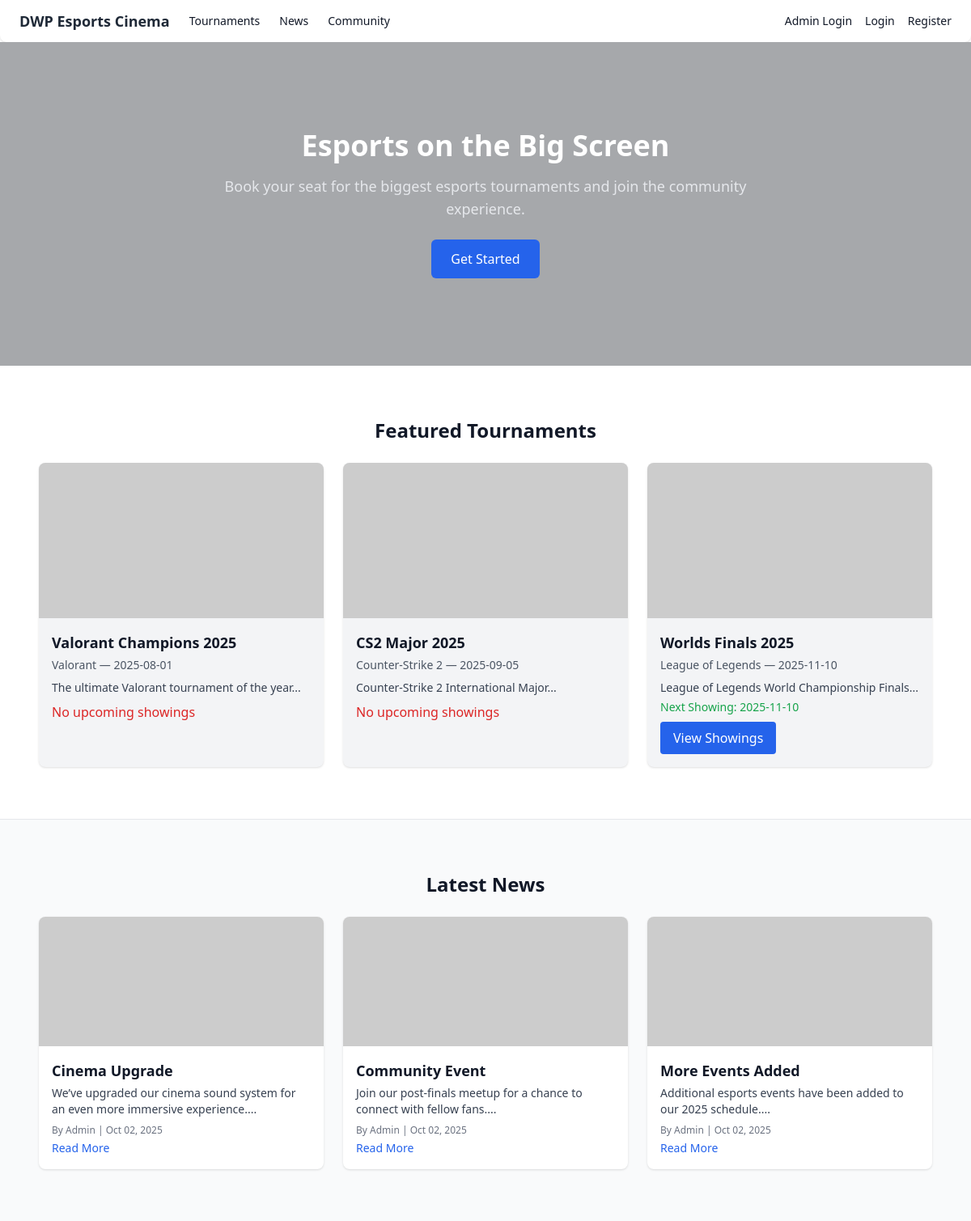
Before: / with the older database file.
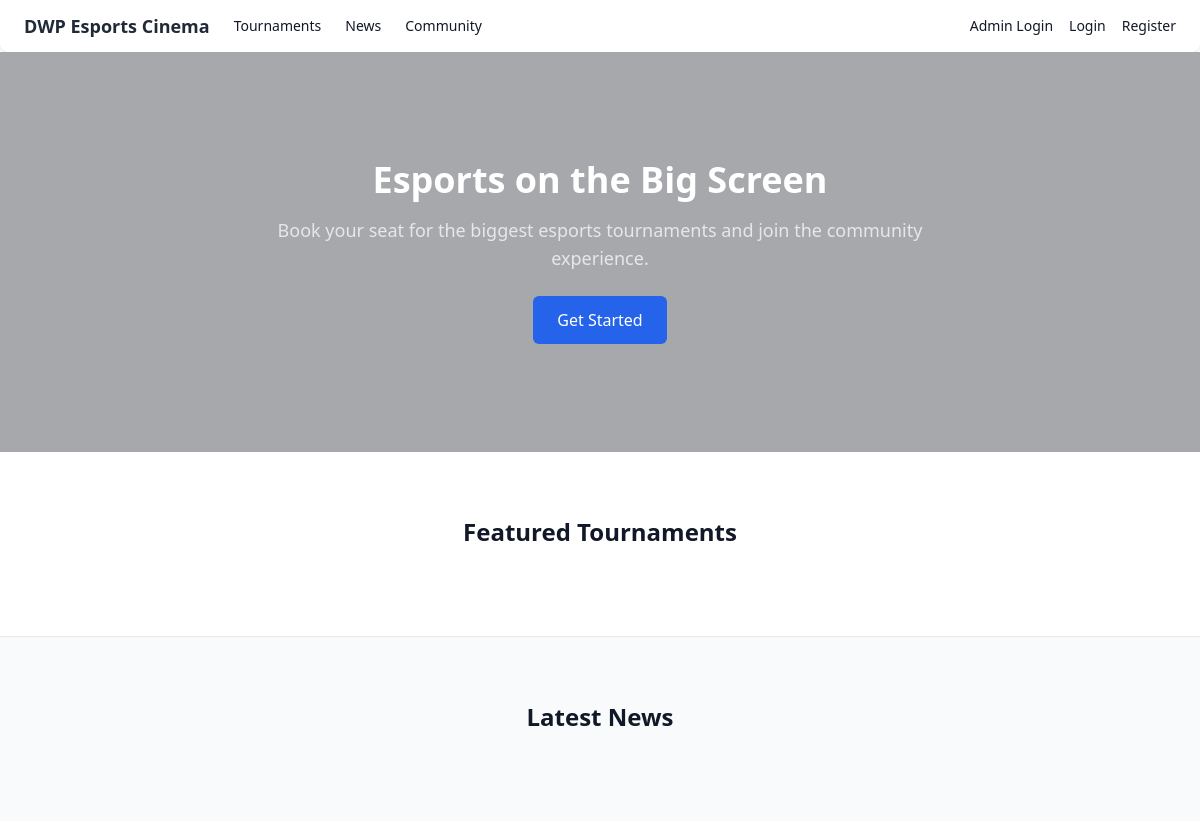
After: the same page with the newer database file.
### tables this page shows
CREATE TABLE Tournament (
    tournamentID INT PRIMARY KEY AUTO_INCREMENT,
    gameID INT,
    tournamentName VARCHAR(100) NOT NULL,
    startDate DATE NOT NULL,
    endDate DATE NOT NULL,
    tournamentDescription VARCHAR(255),
    FOREIGN KEY (gameID) REFERENCES Game(gameID)
);

CREATE TABLE Game (
    gameID INT PRIMARY KEY AUTO_INCREMENT,
    gameName VARCHAR(100) NOT NULL,
    gameGenre VARCHAR(50)
);

CREATE TABLE News (
    newsID INT PRIMARY KEY AUTO_INCREMENT,
    newsTitle VARCHAR(255) NOT NULL,
    newsContent TEXT NOT NULL,
    newsAuthor VARCHAR(100) NOT NULL,
    newsImage VARCHAR(255),
    newsCreatedAt DATETIME DEFAULT CURRENT_TIMESTAMP
);

### public/index.php (the view, shortened to what this page needs)
<?php
include __DIR__ . '/../includes/navbar.php';
$pdo = new PDO("mysql:host=localhost;dbname=dwpcinemaDB;charset=utf8", "root", "");
$stmt = $pdo->query("
    SELECT t.tournamentID,
           t.tournamentName,
           t.tournamentDescription,
           t.startDate,
           g.gameName,
           g.gameGenre,
           (SELECT COUNT(*) FROM `Match` m
            JOIN Showing s ON m.matchID = s.matchID
            WHERE m.tournamentID = t.tournamentID
            AND s.showingDate >= CURDATE()) AS upcomingShowings,
           (SELECT MIN(s.showingDate) FROM `Match` m
            JOIN Showing s ON m.matchID = s.matchID
            WHERE m.tournamentID = t.tournamentID
            AND s.showingDate >= CURDATE()) AS nextShowing
    FROM Tournament t
    JOIN Game g ON t.gameID = g.gameID
    ORDER BY t.startDate ASC
    LIMIT 3
");
$featured = $stmt->fetchAll(PDO::FETCH_ASSOC);
$stmt2 = $pdo->query("
    SELECT newsID, newsTitle, newsContent, newsAuthor, newsImage, newsCreatedAt
    FROM News
    ORDER BY newsCreatedAt DESC
    LIMIT 3
");
$news = $stmt2->fetchAll(PDO::FETCH_ASSOC);
?>
<!DOCTYPE html>
<html lang="en">
<head>
<script src="https://cdn.tailwindcss.com"></script>
</head>
<body class="bg-white text-gray-900">
<section class="relative bg-gray-900 text-white">
    <img src="https://via.placeholder.com/1600x600" alt="Hero" class="w-full h-[400px] object-cover opacity-80">
    <div class="absolute inset-0 flex flex-col justify-center items-center text-center px-6">
        <h2 class="text-4xl font-bold">Esports on the Big Screen</h2>
        <p class="mt-4 text-lg text-gray-200 max-w-2xl">
            Book your seat for the biggest esports tournaments and join the community experience.
        </p>
        <a href="register.php" class="mt-6 inline-block px-6 py-3 rounded-md font-medium bg-blue-600 hover:bg-blue-500 transition">
            Get Started
        </a>
    </div>
</section>
<section id="tournaments" class="max-w-6xl mx-auto px-6 py-16">
    <h3 class="text-2xl font-semibold text-center mb-6">Featured Tournaments</h3>
    <div class="grid md:grid-cols-3 gap-6">
        <?php foreach($featured as $t): ?>
        <div class="bg-gray-100 rounded-lg overflow-hidden shadow hover:shadow-lg transition">
            <img src="https://via.placeholder.com/600x400" alt="<?= htmlspecialchars($t['tournamentName']) ?>" class="w-full h-48 object-cover">
            <div class="p-4">
                <h4 class="font-semibold text-lg"><?= htmlspecialchars($t['tournamentName']) ?></h4>
                <p class="text-sm text-gray-600 mt-1"><?= htmlspecialchars($t['gameName']) ?> — <?= htmlspecialchars($t['startDate']) ?></p>
                <p class="text-gray-700 text-sm mt-2"><?= htmlspecialchars(substr($t['tournamentDescription'], 0, 120)) ?>...</p>
                <?php if ($t['upcomingShowings'] > 0): ?>
                    <p class="text-green-600 text-sm font-medium mt-1">Next Showing: <?= htmlspecialchars($t['nextShowing']) ?></p>
                    <a href="showings.php?tournamentID=<?= $t['tournamentID'] ?>" class="mt-2 inline-block bg-blue-600 text-white px-4 py-2 rounded hover:bg-blue-500 font-medium">
                        View Showings
                    </a>
                <?php else: ?>
                    <p class="text-red-600 font-medium mt-2">No upcoming showings</p>
                <?php endif; ?>
            </div>
        </div>
        <?php endforeach; ?>
    </div>
</section>
<section id="news" class="bg-gray-50 border-t border-gray-200 py-16">
    <div class="max-w-6xl mx-auto px-6">
        <h3 class="text-2xl font-semibold text-center mb-6">Latest News</h3>
        <div class="grid md:grid-cols-3 gap-6">
            <?php foreach($news as $n): ?>
            <div class="bg-white rounded-lg shadow hover:shadow-lg transition overflow-hidden">
                <?php if($n['newsImage']): ?>
                    <img src="<?= htmlspecialchars($n['newsImage']) ?>" alt="<?= htmlspecialchars($n['newsTitle']) ?>" class="w-full h-40 object-cover">
                <?php endif; ?>
                <div class="p-4">
                    <h4 class="font-semibold text-lg"><?= htmlspecialchars($n['newsTitle']) ?></h4>
                    <p class="text-gray-700 text-sm mt-1"><?= htmlspecialchars(substr($n['newsContent'], 0, 100)) ?>...</p>
                    <p class="text-gray-500 text-xs mt-2">By <?= htmlspecialchars($n['newsAuthor']) ?> | <?= date('M d, Y', strtotime($n['newsCreatedAt'])) ?></p>
                    <a href="news.php" class="text-blue-600 hover:text-blue-800 text-sm font-medium mt-1 inline-block">Read More</a>
                </div>
            </div>
            <?php endforeach; ?>
        </div>
    </div>
</section>
</body>
</html>

### includes/navbar.php (shortened to what this page needs)
<nav class="flex flex-wrap justify-between items-center bg-white shadow px-6 py-3 rounded-b-lg">
    <div class="flex items-center space-x-6">
        <a href="index.php" class="text-lg font-semibold text-gray-800 hover:text-blue-600">
            DWP Esports Cinema
        </a>
        <a href="tournaments.php" class="hover:text-blue-600 font-medium text-sm">Tournaments</a>
        <a href="news.php" class="hover:text-blue-600 font-medium text-sm">News</a>
        <a href="users.php" class="hover:text-blue-600 font-medium text-sm">Community</a>
    </div>
    <div class="flex items-center space-x-4">
        <?php if (isset($_SESSION['user_id'])): ?>
            <a href="user_profile.php" class="flex items-center space-x-2 hover:text-blue-600 font-medium text-sm">
                <?php if (!empty($_SESSION['user_avatar'])): ?>
                    <img src="<?= htmlspecialchars($_SESSION['user_avatar']) ?>"
                         alt="Avatar" class="w-8 h-8 rounded-full border object-cover">
                <?php else: ?>
                    <div class="w-8 h-8 rounded-full bg-gray-300 flex items-center justify-center text-gray-600">
                        <span class="text-xs font-bold">
                            <?= strtoupper(substr($_SESSION['user_name'], 0, 1)) ?>
                        </span>
                    </div>
                <?php endif; ?>
                <span><?= htmlspecialchars($_SESSION['user_name']) ?></span>
            </a>
            <a href="logout.php" class="hover:text-red-600 font-medium text-sm">Logout</a>
        <?php else: ?>
            <a href="admin_login.php" class="hover:text-blue-600 font-medium text-sm">Admin Login</a>
            <a href="login.php" class="hover:text-blue-600 font-medium text-sm">Login</a>
            <a href="register.php" class="hover:text-blue-600 font-medium text-sm">Register</a>
        <?php endif; ?>
    </div>
</nav>

Changed rows visible on the page:
removed tournament: tournamentName "Valorant Champions 2025", gameID.gameName "Valorant", startDate "2025-08-01", tournamentDescription "The ultimate Valorant tournament of the year", shows "No upcoming showings"
removed tournament: tournamentName "CS2 Major 2025", gameID.gameName "Counter-Strike 2", startDate "2025-09-05", tournamentDescription "Counter-Strike 2 International Major", shows "No upcoming showings"
removed tournament: tournamentName "Worlds Finals 2025", gameID.gameName "League of Legends", startDate "2025-11-10", tournamentDescription "League of Legends World Championship Finals", nextShowing "2025-11-10"
removed news: newsTitle "Cinema Upgrade", newsContent "We’ve upgraded our cinema sound system for an even more immersive experience.", newsAuthor "Admin", newsCreatedAt "Oct 02, 2025"
removed news: newsTitle "Community Event", newsContent "Join our post-finals meetup for a chance to connect with fellow fans.", newsAuthor "Admin", newsCreatedAt "Oct 02, 2025"
removed news: newsTitle "More Events Added", newsContent "Additional esports events have been added to our 2025 schedule.", newsAuthor "Admin", newsCreatedAt "Oct 02, 2025"
